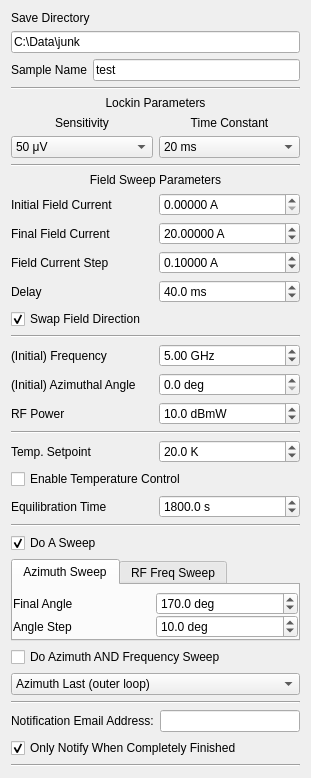
<?xml version="1.0" encoding="UTF-8"?>
<ui version="4.0">
 <class>Form</class>
 <widget class="QWidget" name="Form">
  <property name="geometry">
   <rect>
    <x>0</x>
    <y>0</y>
    <width>311</width>
    <height>731</height>
   </rect>
  </property>
  <property name="windowTitle">
   <string>Form</string>
  </property>
  <layout class="QVBoxLayout" name="verticalLayout">
   <item>
    <layout class="QGridLayout" name="save_params">
     <item row="2" column="0">
      <widget class="QLabel" name="label_12">
       <property name="enabled">
        <bool>true</bool>
       </property>
       <property name="text">
        <string>Sample Name</string>
       </property>
      </widget>
     </item>
     <item row="2" column="1">
      <widget class="QLineEdit" name="sample_name">
       <property name="text">
        <string>test</string>
       </property>
       <property name="placeholderText">
        <string>test</string>
       </property>
      </widget>
     </item>
     <item row="1" column="0" colspan="2">
      <widget class="QLineEdit" name="save_dir">
       <property name="text">
        <string>C:\Data\junk</string>
       </property>
       <property name="placeholderText">
        <string>C:\Users\</string>
       </property>
      </widget>
     </item>
     <item row="0" column="0" colspan="2">
      <widget class="QLabel" name="label_8">
       <property name="text">
        <string>Save Directory</string>
       </property>
      </widget>
     </item>
    </layout>
   </item>
   <item>
    <widget class="Line" name="line_3">
     <property name="orientation">
      <enum>Qt::Horizontal</enum>
     </property>
    </widget>
   </item>
   <item>
    <layout class="QGridLayout" name="lockin_params">
     <item row="2" column="0">
      <widget class="QComboBox" name="sensitivity">
       <property name="editable">
        <bool>false</bool>
       </property>
       <property name="currentIndex">
        <number>14</number>
       </property>
       <item>
        <property name="text">
         <string>0 V</string>
        </property>
       </item>
       <item>
        <property name="text">
         <string>2 nV</string>
        </property>
       </item>
       <item>
        <property name="text">
         <string>5 nV</string>
        </property>
       </item>
       <item>
        <property name="text">
         <string>10 nV</string>
        </property>
       </item>
       <item>
        <property name="text">
         <string>20 nV</string>
        </property>
       </item>
       <item>
        <property name="text">
         <string>50 nV</string>
        </property>
       </item>
       <item>
        <property name="text">
         <string>100 nV</string>
        </property>
       </item>
       <item>
        <property name="text">
         <string>200 nV</string>
        </property>
       </item>
       <item>
        <property name="text">
         <string>500 nV</string>
        </property>
       </item>
       <item>
        <property name="text">
         <string>1 μV</string>
        </property>
       </item>
       <item>
        <property name="text">
         <string>2 μV</string>
        </property>
       </item>
       <item>
        <property name="text">
         <string>5 μV</string>
        </property>
       </item>
       <item>
        <property name="text">
         <string>10 μV</string>
        </property>
       </item>
       <item>
        <property name="text">
         <string>20 μV</string>
        </property>
       </item>
       <item>
        <property name="text">
         <string>50 μV</string>
        </property>
       </item>
       <item>
        <property name="text">
         <string>100 μV</string>
        </property>
       </item>
       <item>
        <property name="text">
         <string>200 μV</string>
        </property>
       </item>
       <item>
        <property name="text">
         <string>500 μV</string>
        </property>
       </item>
       <item>
        <property name="text">
         <string>1 mV</string>
        </property>
       </item>
       <item>
        <property name="text">
         <string>2 mV</string>
        </property>
       </item>
       <item>
        <property name="text">
         <string>5 mV</string>
        </property>
       </item>
       <item>
        <property name="text">
         <string>10 mV</string>
        </property>
       </item>
       <item>
        <property name="text">
         <string>20 mV</string>
        </property>
       </item>
       <item>
        <property name="text">
         <string>50 mV</string>
        </property>
       </item>
       <item>
        <property name="text">
         <string>100 mV</string>
        </property>
       </item>
       <item>
        <property name="text">
         <string>200 mV</string>
        </property>
       </item>
       <item>
        <property name="text">
         <string>500 mV</string>
        </property>
       </item>
       <item>
        <property name="text">
         <string>1 V</string>
        </property>
       </item>
      </widget>
     </item>
     <item row="1" column="1">
      <widget class="QLabel" name="label_3">
       <property name="text">
        <string>Time Constant</string>
       </property>
       <property name="alignment">
        <set>Qt::AlignCenter</set>
       </property>
      </widget>
     </item>
     <item row="1" column="0">
      <widget class="QLabel" name="label_2">
       <property name="text">
        <string>Sensitivity</string>
       </property>
       <property name="alignment">
        <set>Qt::AlignCenter</set>
       </property>
      </widget>
     </item>
     <item row="2" column="1">
      <widget class="QComboBox" name="time_constant">
       <property name="currentText">
        <string>20 ms</string>
       </property>
       <property name="currentIndex">
        <number>9</number>
       </property>
       <item>
        <property name="text">
         <string>10 μs</string>
        </property>
       </item>
       <item>
        <property name="text">
         <string>20 μs</string>
        </property>
       </item>
       <item>
        <property name="text">
         <string>40 μs</string>
        </property>
       </item>
       <item>
        <property name="text">
         <string>80 μs</string>
        </property>
       </item>
       <item>
        <property name="text">
         <string>160 μs</string>
        </property>
       </item>
       <item>
        <property name="text">
         <string>320 μs</string>
        </property>
       </item>
       <item>
        <property name="text">
         <string>640 μs</string>
        </property>
       </item>
       <item>
        <property name="text">
         <string>5 ms</string>
        </property>
       </item>
       <item>
        <property name="text">
         <string>10 ms</string>
        </property>
       </item>
       <item>
        <property name="text">
         <string>20 ms</string>
        </property>
       </item>
       <item>
        <property name="text">
         <string>50 ms</string>
        </property>
       </item>
       <item>
        <property name="text">
         <string>100 ms</string>
        </property>
       </item>
       <item>
        <property name="text">
         <string>200 ms</string>
        </property>
       </item>
       <item>
        <property name="text">
         <string>500 ms</string>
        </property>
       </item>
       <item>
        <property name="text">
         <string>1 s</string>
        </property>
       </item>
       <item>
        <property name="text">
         <string>2 s</string>
        </property>
       </item>
       <item>
        <property name="text">
         <string>5 s</string>
        </property>
       </item>
       <item>
        <property name="text">
         <string>10 s</string>
        </property>
       </item>
       <item>
        <property name="text">
         <string>20 s</string>
        </property>
       </item>
       <item>
        <property name="text">
         <string>50 s</string>
        </property>
       </item>
       <item>
        <property name="text">
         <string>100 s</string>
        </property>
       </item>
       <item>
        <property name="text">
         <string>200 s</string>
        </property>
       </item>
       <item>
        <property name="text">
         <string>500 s</string>
        </property>
       </item>
       <item>
        <property name="text">
         <string>1 ks</string>
        </property>
       </item>
       <item>
        <property name="text">
         <string>2 ks</string>
        </property>
       </item>
       <item>
        <property name="text">
         <string>5 ks</string>
        </property>
       </item>
       <item>
        <property name="text">
         <string>10 ks</string>
        </property>
       </item>
       <item>
        <property name="text">
         <string>20 ks</string>
        </property>
       </item>
       <item>
        <property name="text">
         <string>50 ks</string>
        </property>
       </item>
      </widget>
     </item>
     <item row="0" column="0" colspan="2">
      <widget class="QLabel" name="label_7">
       <property name="text">
        <string>Lockin Parameters</string>
       </property>
       <property name="alignment">
        <set>Qt::AlignCenter</set>
       </property>
      </widget>
     </item>
    </layout>
   </item>
   <item>
    <widget class="Line" name="line_2">
     <property name="orientation">
      <enum>Qt::Horizontal</enum>
     </property>
    </widget>
   </item>
   <item>
    <layout class="QGridLayout" name="field_params">
     <item row="3" column="1">
      <widget class="QDoubleSpinBox" name="field_end">
       <property name="suffix">
        <string> A</string>
       </property>
       <property name="decimals">
        <number>5</number>
       </property>
       <property name="minimum">
        <double>0.000000000000000</double>
       </property>
       <property name="maximum">
        <double>40.000000000000000</double>
       </property>
       <property name="singleStep">
        <double>0.010000000000000</double>
       </property>
       <property name="value">
        <double>20.000000000000000</double>
       </property>
      </widget>
     </item>
     <item row="3" column="0">
      <widget class="QLabel" name="label_5">
       <property name="text">
        <string>Final Field Current</string>
       </property>
      </widget>
     </item>
     <item row="2" column="1">
      <widget class="QDoubleSpinBox" name="field_start">
       <property name="suffix">
        <string> A</string>
       </property>
       <property name="decimals">
        <number>5</number>
       </property>
       <property name="minimum">
        <double>0.000000000000000</double>
       </property>
       <property name="maximum">
        <double>40.000000000000000</double>
       </property>
       <property name="singleStep">
        <double>0.010000000000000</double>
       </property>
      </widget>
     </item>
     <item row="2" column="0">
      <widget class="QLabel" name="label_4">
       <property name="text">
        <string>Initial Field Current</string>
       </property>
      </widget>
     </item>
     <item row="4" column="1">
      <widget class="QDoubleSpinBox" name="field_step">
       <property name="suffix">
        <string> A</string>
       </property>
       <property name="decimals">
        <number>5</number>
       </property>
       <property name="minimum">
        <double>0.000000000000000</double>
       </property>
       <property name="maximum">
        <double>10.000000000000000</double>
       </property>
       <property name="singleStep">
        <double>0.001000000000000</double>
       </property>
       <property name="value">
        <double>0.100000000000000</double>
       </property>
      </widget>
     </item>
     <item row="4" column="0">
      <widget class="QLabel" name="label_6">
       <property name="text">
        <string>Field Current Step</string>
       </property>
      </widget>
     </item>
     <item row="5" column="0">
      <widget class="QLabel" name="label_15">
       <property name="text">
        <string>Delay</string>
       </property>
      </widget>
     </item>
     <item row="1" column="0" colspan="2">
      <widget class="QLabel" name="label">
       <property name="text">
        <string>Field Sweep Parameters</string>
       </property>
       <property name="alignment">
        <set>Qt::AlignCenter</set>
       </property>
      </widget>
     </item>
     <item row="5" column="1">
      <widget class="QDoubleSpinBox" name="delay">
       <property name="suffix">
        <string> ms</string>
       </property>
       <property name="decimals">
        <number>1</number>
       </property>
       <property name="maximum">
        <double>5000.000000000000000</double>
       </property>
       <property name="value">
        <double>40.000000000000000</double>
       </property>
      </widget>
     </item>
    </layout>
   </item>
   <item>
    <widget class="QCheckBox" name="swap_field">
     <property name="text">
      <string>Swap Field Direction</string>
     </property>
     <property name="checked">
      <bool>true</bool>
     </property>
    </widget>
   </item>
   <item>
    <widget class="Line" name="line">
     <property name="orientation">
      <enum>Qt::Horizontal</enum>
     </property>
    </widget>
   </item>
   <item>
    <layout class="QGridLayout" name="initial_params">
     <item row="0" column="0">
      <widget class="QLabel" name="label_29">
       <property name="text">
        <string>(Initial) Frequency</string>
       </property>
      </widget>
     </item>
     <item row="0" column="1">
      <widget class="QDoubleSpinBox" name="freq_start">
       <property name="suffix">
        <string> GHz</string>
       </property>
       <property name="maximum">
        <double>40.000000000000000</double>
       </property>
       <property name="value">
        <double>5.000000000000000</double>
       </property>
      </widget>
     </item>
     <item row="1" column="0">
      <widget class="QLabel" name="label_14">
       <property name="text">
        <string>(Initial) Azimuthal Angle</string>
       </property>
      </widget>
     </item>
     <item row="1" column="1">
      <widget class="QDoubleSpinBox" name="azimuth_start">
       <property name="suffix">
        <string> deg</string>
       </property>
       <property name="decimals">
        <number>1</number>
       </property>
       <property name="maximum">
        <double>290.000000000000000</double>
       </property>
       <property name="singleStep">
        <double>0.500000000000000</double>
       </property>
      </widget>
     </item>
     <item row="2" column="0">
      <widget class="QLabel" name="label_13">
       <property name="text">
        <string>RF Power</string>
       </property>
      </widget>
     </item>
     <item row="2" column="1">
      <widget class="QDoubleSpinBox" name="rf_power">
       <property name="suffix">
        <string> dBmW</string>
       </property>
       <property name="decimals">
        <number>1</number>
       </property>
       <property name="maximum">
        <double>50.000000000000000</double>
       </property>
       <property name="singleStep">
        <double>0.100000000000000</double>
       </property>
       <property name="value">
        <double>10.000000000000000</double>
       </property>
      </widget>
     </item>
    </layout>
   </item>
   <item>
    <widget class="Line" name="line_6">
     <property name="orientation">
      <enum>Qt::Horizontal</enum>
     </property>
    </widget>
   </item>
   <item>
    <layout class="QGridLayout" name="gridLayout">
     <item row="2" column="1">
      <widget class="QDoubleSpinBox" name="temp_eq_time">
       <property name="suffix">
        <string> s</string>
       </property>
       <property name="decimals">
        <number>1</number>
       </property>
       <property name="maximum">
        <double>99999.000000000000000</double>
       </property>
       <property name="value">
        <double>1800.000000000000000</double>
       </property>
      </widget>
     </item>
     <item row="0" column="1">
      <widget class="QDoubleSpinBox" name="temp_setpoint">
       <property name="suffix">
        <string> K</string>
       </property>
       <property name="decimals">
        <number>1</number>
       </property>
       <property name="minimum">
        <double>0.000000000000000</double>
       </property>
       <property name="maximum">
        <double>500.000000000000000</double>
       </property>
       <property name="singleStep">
        <double>0.100000000000000</double>
       </property>
       <property name="value">
        <double>20.000000000000000</double>
       </property>
      </widget>
     </item>
     <item row="0" column="0">
      <widget class="QLabel" name="label_17">
       <property name="text">
        <string>Temp. Setpoint</string>
       </property>
      </widget>
     </item>
     <item row="2" column="0">
      <widget class="QLabel" name="label_16">
       <property name="text">
        <string>Equilibration Time</string>
       </property>
      </widget>
     </item>
     <item row="1" column="0" colspan="2">
      <widget class="QCheckBox" name="control_temp">
       <property name="text">
        <string>Enable Temperature Control</string>
       </property>
      </widget>
     </item>
    </layout>
   </item>
   <item>
    <widget class="Line" name="line_4">
     <property name="orientation">
      <enum>Qt::Horizontal</enum>
     </property>
    </widget>
   </item>
   <item>
    <widget class="QCheckBox" name="do_sweep">
     <property name="text">
      <string>Do A Sweep</string>
     </property>
     <property name="checked">
      <bool>true</bool>
     </property>
    </widget>
   </item>
   <item>
    <widget class="QTabWidget" name="sweep_type_tab">
     <property name="enabled">
      <bool>true</bool>
     </property>
     <property name="sizePolicy">
      <sizepolicy hsizetype="Expanding" vsizetype="Preferred">
       <horstretch>0</horstretch>
       <verstretch>0</verstretch>
      </sizepolicy>
     </property>
     <property name="maximumSize">
      <size>
       <width>304</width>
       <height>16777215</height>
      </size>
     </property>
     <property name="tabPosition">
      <enum>QTabWidget::North</enum>
     </property>
     <property name="currentIndex">
      <number>0</number>
     </property>
     <widget class="QWidget" name="angle_tab">
      <attribute name="title">
       <string>Azimuth Sweep</string>
      </attribute>
      <layout class="QVBoxLayout" name="verticalLayout_5">
       <property name="spacing">
        <number>0</number>
       </property>
       <property name="leftMargin">
        <number>0</number>
       </property>
       <property name="topMargin">
        <number>6</number>
       </property>
       <property name="rightMargin">
        <number>0</number>
       </property>
       <property name="bottomMargin">
        <number>0</number>
       </property>
       <item>
        <layout class="QGridLayout" name="angle_params">
         <item row="0" column="0">
          <widget class="QLabel" name="label_19">
           <property name="text">
            <string>Final Angle</string>
           </property>
          </widget>
         </item>
         <item row="0" column="1">
          <widget class="QDoubleSpinBox" name="azimuth_end">
           <property name="suffix">
            <string> deg</string>
           </property>
           <property name="decimals">
            <number>1</number>
           </property>
           <property name="maximum">
            <double>290.000000000000000</double>
           </property>
           <property name="singleStep">
            <double>0.500000000000000</double>
           </property>
           <property name="value">
            <double>170.000000000000000</double>
           </property>
          </widget>
         </item>
         <item row="1" column="1">
          <widget class="QDoubleSpinBox" name="azimuth_step">
           <property name="suffix">
            <string> deg</string>
           </property>
           <property name="decimals">
            <number>1</number>
           </property>
           <property name="maximum">
            <double>290.000000000000000</double>
           </property>
           <property name="singleStep">
            <double>0.500000000000000</double>
           </property>
           <property name="value">
            <double>10.000000000000000</double>
           </property>
          </widget>
         </item>
         <item row="1" column="0">
          <widget class="QLabel" name="label_9">
           <property name="text">
            <string>Angle Step</string>
           </property>
          </widget>
         </item>
        </layout>
       </item>
      </layout>
     </widget>
     <widget class="QWidget" name="freq_tab">
      <attribute name="title">
       <string>RF Freq Sweep</string>
      </attribute>
      <layout class="QVBoxLayout" name="verticalLayout_8">
       <property name="spacing">
        <number>0</number>
       </property>
       <property name="leftMargin">
        <number>0</number>
       </property>
       <property name="topMargin">
        <number>6</number>
       </property>
       <property name="rightMargin">
        <number>0</number>
       </property>
       <property name="bottomMargin">
        <number>0</number>
       </property>
       <item>
        <layout class="QGridLayout" name="freq_params">
         <item row="0" column="0">
          <widget class="QLabel" name="label_10">
           <property name="text">
            <string>Final Frequency</string>
           </property>
          </widget>
         </item>
         <item row="0" column="1">
          <widget class="QDoubleSpinBox" name="freq_end">
           <property name="suffix">
            <string> GHz</string>
           </property>
           <property name="maximum">
            <double>40.000000000000000</double>
           </property>
           <property name="singleStep">
            <double>0.500000000000000</double>
           </property>
           <property name="value">
            <double>10.000000000000000</double>
           </property>
          </widget>
         </item>
         <item row="1" column="0">
          <widget class="QLabel" name="label_11">
           <property name="text">
            <string>Frequency Step</string>
           </property>
          </widget>
         </item>
         <item row="1" column="1">
          <widget class="QDoubleSpinBox" name="freq_step">
           <property name="suffix">
            <string> GHz</string>
           </property>
           <property name="maximum">
            <double>40.000000000000000</double>
           </property>
           <property name="singleStep">
            <double>0.500000000000000</double>
           </property>
           <property name="value">
            <double>1.000000000000000</double>
           </property>
          </widget>
         </item>
        </layout>
       </item>
      </layout>
     </widget>
    </widget>
   </item>
   <item>
    <layout class="QVBoxLayout" name="multi_sweep_params">
     <item>
      <widget class="QCheckBox" name="do_ang_freq">
       <property name="text">
        <string>Do Azimuth AND Frequency Sweep</string>
       </property>
       <property name="tristate">
        <bool>false</bool>
       </property>
      </widget>
     </item>
     <item>
      <widget class="QComboBox" name="first_sweep">
       <property name="currentText">
        <string>Azimuth Last (outer loop)</string>
       </property>
       <property name="currentIndex">
        <number>0</number>
       </property>
       <item>
        <property name="text">
         <string>Azimuth Last (outer loop)</string>
        </property>
       </item>
       <item>
        <property name="text">
         <string>Frequency Last (outer loop)</string>
        </property>
       </item>
      </widget>
     </item>
    </layout>
   </item>
   <item>
    <widget class="Line" name="line_5">
     <property name="orientation">
      <enum>Qt::Horizontal</enum>
     </property>
    </widget>
   </item>
   <item>
    <layout class="QHBoxLayout" name="horizontalLayout">
     <item>
      <widget class="QLabel" name="label_18">
       <property name="text">
        <string>Notification Email Address:</string>
       </property>
      </widget>
     </item>
     <item>
      <widget class="QLineEdit" name="notify_email"/>
     </item>
    </layout>
   </item>
   <item>
    <widget class="QCheckBox" name="notify_at_end">
     <property name="text">
      <string>Only Notify When Completely Finished</string>
     </property>
     <property name="checked">
      <bool>true</bool>
     </property>
    </widget>
   </item>
   <item>
    <widget class="Line" name="line_7">
     <property name="orientation">
      <enum>Qt::Horizontal</enum>
     </property>
    </widget>
   </item>
  </layout>
 </widget>
 <resources/>
 <connections/>
</ui>
